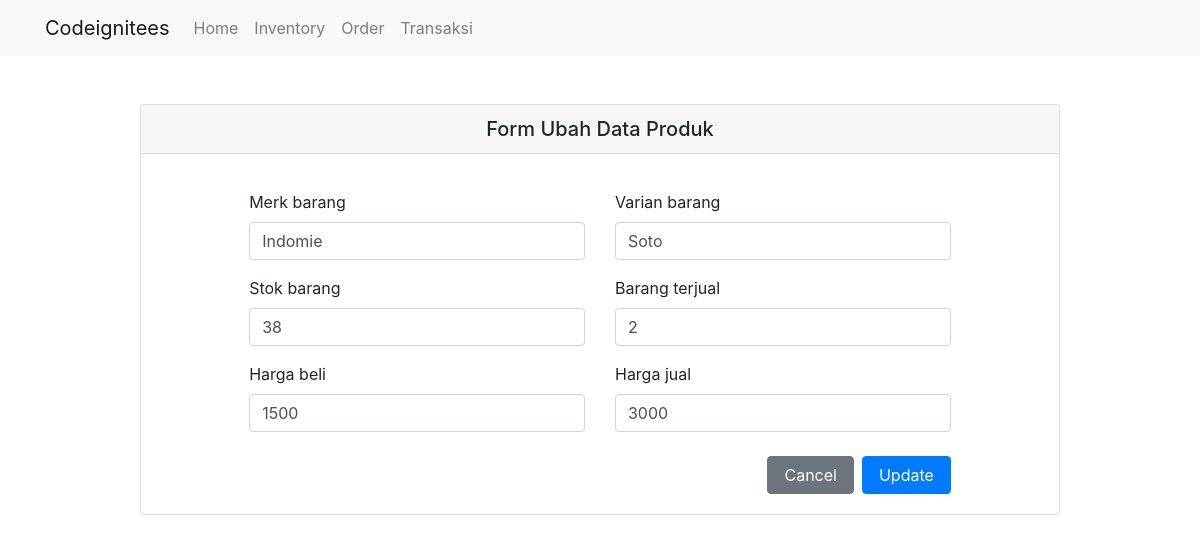
The page /inventory/ubah/18 on the database its author committed.
### tables this page shows
CREATE TABLE `products` (
  `idProduk` int(11) NOT NULL,
  `namaProduk` varchar(100) NOT NULL,
  `labelProduk` varchar(100) NOT NULL,
  `stokProduk` int(11) NOT NULL,
  `terjualProduk` int(11) NOT NULL,
  `hargaBeli` int(11) NOT NULL,
  `hargaJual` int(11) NOT NULL,
  `profitProduk` int(11) NOT NULL
);

### application/controllers/Inventory.php (called while the page is built, shortened)
<?php
class Inventory extends CI_Controller
{
    public function __construct()
    {
        $this->load->model('Inventory_model');
        $this->load->library('form_validation');
    }
    public function ubah($id)
    {
        $data['title'] = 'Ubah Produk';
        $data['inventory'] = $this->Inventory_model->getProductById($id);
        $this->form_validation->set_rules('namaProduk', 'Merk', 'required');
        $this->form_validation->set_rules('labelProduk', 'Varian', 'required');
        $this->form_validation->set_rules('stokProduk', 'Stok', 'required|numeric');
        $this->form_validation->set_rules('terjualProduk', 'Barang terjual', 'required|numeric');
        $this->form_validation->set_rules('hargaBeli', 'Harga beli', 'required|numeric');
        $this->form_validation->set_rules('hargaJual', 'Harga jual', 'required|numeric');
        if ($this->form_validation->run() == FALSE) {
            $this->load->view('templates/header', $data);
            $this->load->view('inventory/ubah', $data);
            $this->load->view('templates/footer');
        } else {
            $this->Inventory_model->ubahDataProduct();
            $this->session->set_flashdata('sweetflash', 'Diubah');
            redirect('inventory');
        }
    }
}

### index.php (called while the page is built, shortened)
<?php
require_once BASEPATH.'core/CodeIgniter.php';

### application/models/Inventory_model.php (called while the page is built, shortened)
<?php
class Inventory_model extends CI_Model
{
    public function getProductById($id)
    {
        return $this->db->get_where('products', ['idProduk' => $id])->row_array();
    }
}

### application/views/inventory/ubah.php (the view, shortened to what this page needs)
<div class="container">
    <div class="row">
        <div class="col-lg-10 mx-auto">
            <div class="card mt-5">
                <div class="card-header mb-3">
                    <h5 class="h5 text-center mb-0">
                        Form Ubah Data Produk
                    </h5>
                </div>
                <div class="card-body">
                    <form method="POST" action="">
                        <div class="row mx-auto">
                            <div class="col-lg-1"></div>
                            <div class="col-lg-5">
                                <div class="form-group">
                                    <label for="namaProduk">Merk barang</label>
                                    <input type="text" class="form-control" id="namaProduk" name="namaProduk" value="<?= $inventory['namaProduk']; ?>" autocomplete="off">
                                </div>
                                <div class="form-group">
                                    <label for="stokProduk">Stok barang</label>
                                    <input type="number" class="form-control" id="stokProduk" name="stokProduk" value="<?= $inventory['stokProduk']; ?>">
                                </div>
                                <div class="form-group">
                                    <label for="hargaBeli">Harga beli</label>
                                    <input type="number" class="form-control" id="hargaBeli" name="hargaBeli" value="<?= $inventory['hargaBeli']; ?>">
                                </div>
                            </div>
                            <div class="col-lg-5">
                                <div class="form-group">
                                    <label for="labelProduk">Varian barang</label>
                                    <input type="text" class="form-control" id="labelProduk" name="labelProduk" value="<?= $inventory['labelProduk']; ?>" autocomplete="off">
                                </div>
                                <div class="form-group">
                                    <label for="terjualProduk">Barang terjual</label>
                                    <input type="number" class="form-control" id="terjualProduk" name="terjualProduk" value="<?= $inventory['terjualProduk']; ?>">
                                </div>
                                <div class="form-group">
                                    <label for="hargaJual">Harga jual</label>
                                    <input type="number" class="form-control" id="hargaJual" name="hargaJual" value="<?= $inventory['hargaJual']; ?>">
                                </div>
                                <button type="submit" class="btn btn-primary float-right mt-2 px-3">Update</button>
                                <a href="<?= base_url(); ?>inventory" class="btn btn-secondary float-right mt-2 px-3 mr-2">Cancel</a>
                            </div>
                        </div>
                    </form>
                </div>
            </div>
        </div>
    </div>
</div>

### rows shown on the page
products: namaProduk "Indomie", stokProduk "38", hargaBeli "1500", labelProduk "Soto", terjualProduk "2", hargaJual "3000"
